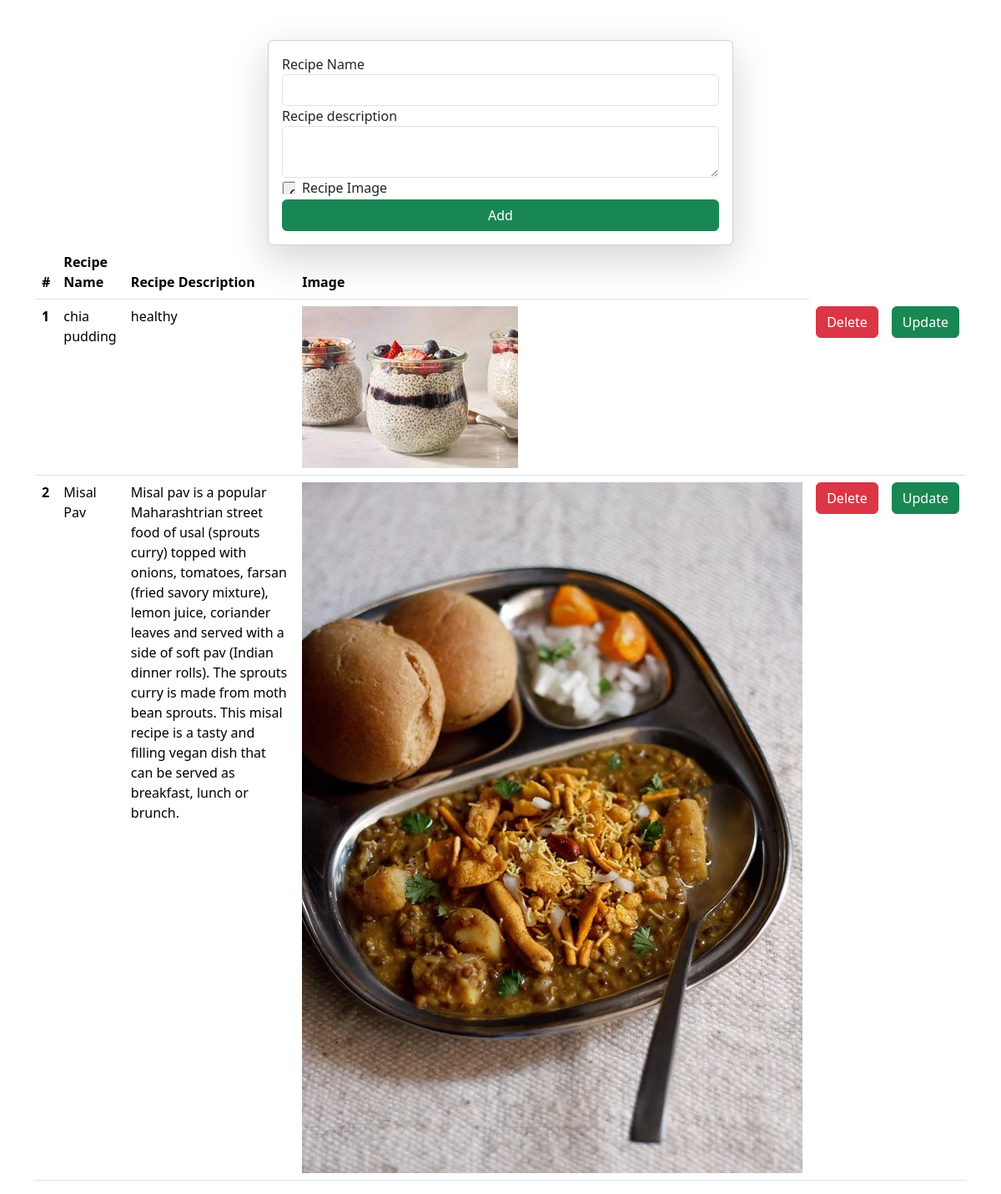
Page /recipes on the committed database.
### vege/models.py (models this page shows)
class Recipe(models.Model):
    recipe_name = models.CharField(max_length=100)
    recipe_description = models.TextField()
    recipe_image = models.ImageField(upload_to="recipe", null=True)

### vege/views.py (the view, shortened to what this page needs)
# urls.py: path('recipes',recipes, name="recipe"),
def recipes(request):
    queryset = Recipe.objects.all()
    context = {'recipes': queryset}
    return render(request, 'recipes.html', context)

### vege/templates/recipes.html (shortened to what this page needs)
<!DOCTYPE html>
<html lang="en">
<head>
    <link href="https://cdn.jsdelivr.net/npm/bootstrap@5.3.3/dist/css/bootstrap.min.css" rel="stylesheet">
</head>
<body>
    <div class="container mt-5">
        <form class="col-6 mx-auto card p-3 shadow-lg" method="post" enctype="multipart/form-data">
  <div class="form-group">
    <label for="exampleInputEmail1">Recipe Name</label>
    <input name= "recipe_name" required type="text" class="form-control">
  </div>
  <div class="form-group">
    <label for="exampleInputPassword1">Recipe description</label>
    <textarea name="recipe_description" class="form-control"></textarea>
  </div>
  <div class="form-check">
    <input name="recipe_image" type="file" class="form-check-input" id="exampleCheck1">
    <label class="form-control-file" for="exampleCheck1">Recipe Image</label>
  </div>
  <button type="submit" class="btn btn-success">Add</button>
</form>
        <table class="table">
  <thead>
    <tr>
      <th scope="col">#</th>
      <th scope="col">Recipe Name</th>
      <th scope="col">Recipe Description</th>
      <th scope="col">Image</th>
    </tr>
  </thead>
  <tbody>
  {% for recipe in recipes %}
    <tr>
      <th scope="row">{{forloop.counter}}</th>
      <td>{{recipe.recipe_name}}</td>
      <td>{{recipe.recipe_description}}</td>
      <td><img src="/media/{{recipe.recipe_image}}" style="height: 200 px"></td>
        <td>
         <a href="/delete-recipe/{{recipe.id}}" class="btn btn-danger">Delete</a>
        </td>
        <td>
         <a href="/update-recipe/{{recipe.id}}" class="btn btn-success">Update</a>
        </td>
    </tr>
  {%endfor%}
  </tbody>
</table>
    </div>
</body>
</html>

### rows in the picture
Recipe: recipe_name "chia pudding", recipe_description "healthy", recipe_image (picture)
Recipe: recipe_name "Misal Pav", recipe_description "Misal pav is a popular Maharashtrian street food of usal (sprouts curry) topped with onions, tomatoes, farsan (fried savory mixture), lemon juice, coriander leaves and served with a side of soft pav (Indian dinner rolls). The sprouts curry is made from moth bean sprouts. This misal recipe is a tasty and filling vegan dish that can be served as breakfast, lunch or brunch.", recipe_image (picture)
